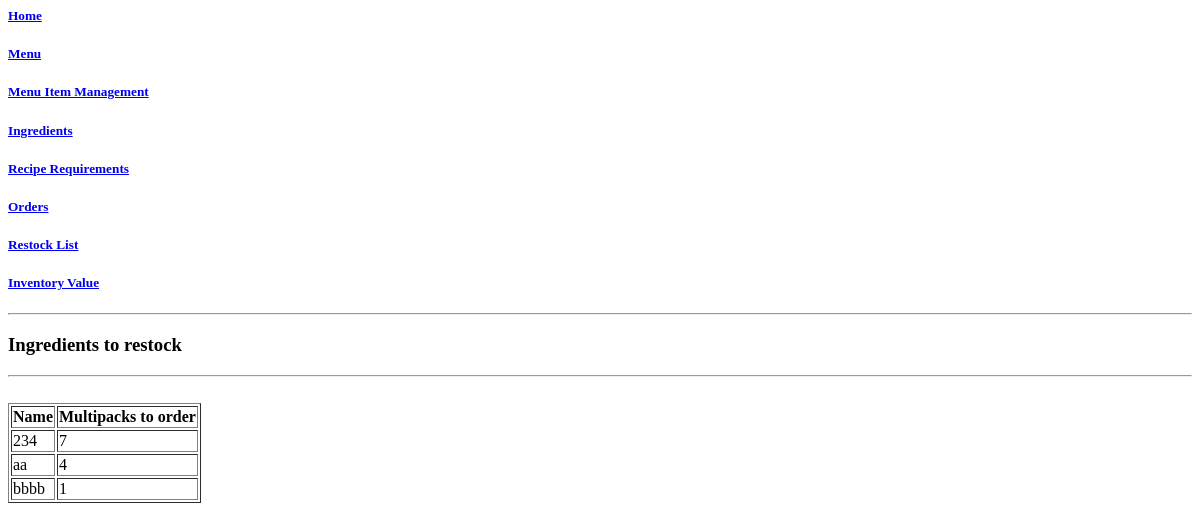
Before: /restock_list with the older database file.
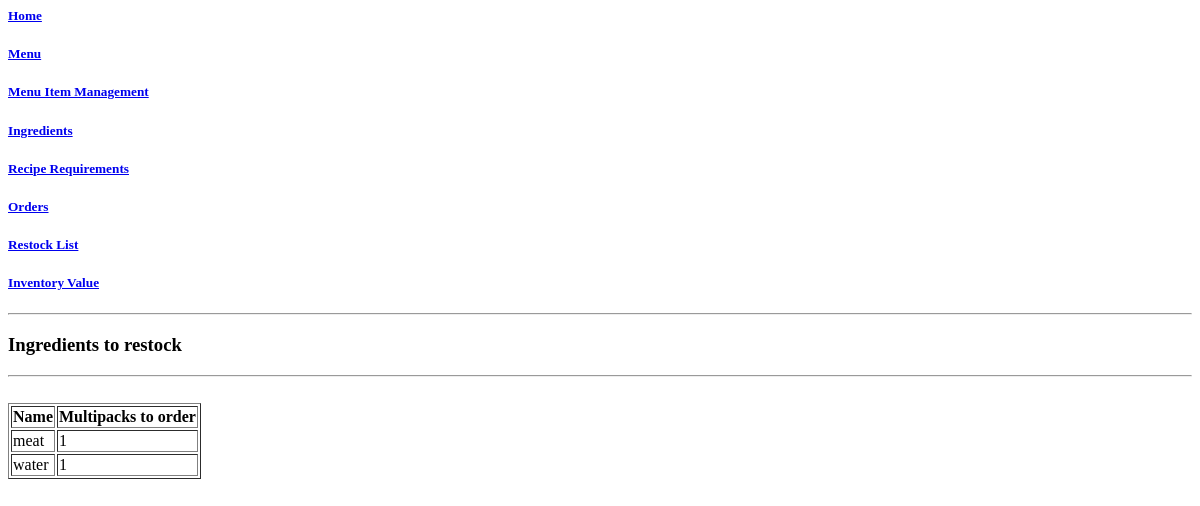
After: the same page with the newer database file.
### crispy_crab/models.py (models this page shows, shortened)
class Ingredients(models.Model):
    PIECE = "PC"
    GRAM = "GR"
    MILLILITRE = "ML"
    INGREDIENT_UNIT_CHOICES = [
        (PIECE, "pcs."),
        (GRAM, "gr."),
        (MILLILITRE, "ml")
    ]
    ing_name = models.CharField(max_length=25, unique=True)
    ing_quantity = models.IntegerField(default=0)
    multi_pack_quantity = models.IntegerField(default=1)
    unit = models.CharField(max_length=2, choices=INGREDIENT_UNIT_CHOICES, default=PIECE)
    multi_pack_price = models.DecimalField(max_digits=8, decimal_places=2)
    minimal_quantity = models.IntegerField(default=0)
    class Meta:
        ordering = ['ing_name']
    def ordering_qty(self):
        shortage = self.minimal_quantity - self.ing_quantity
        multipacks = ceil(shortage / self.multi_pack_quantity)
        x = int(multipacks)
        return x

### crispy_crab/views.py (the view)
# urls.py: path('restock_list', views.RestockList.as_view(), name='restocklist'),
class RestockList(TemplateView):
    template_name = "crispy_crab/restock_list.html"
    def get_context_data(self, **kwargs):
        context = super().get_context_data(**kwargs)
        context["ingredients"] = [ingredient for ingredient in Ingredients.objects.all() if ingredient.ordering_qty() > 0]
        return context

### crispy_crab/templates/crispy_crab/restock_list.html
{% extends "crispy_crab/base.html" %}
{% block content %}
<hr>
<h3>Ingredients to restock</h3>
<hr>
<br>
<table border = 1 id="ingredients">
  <tr>
    <th>Name</th>
    <th>Multipacks to order</th>
  </tr>
{% for ingredient in ingredients %}
<tr>
  <td>{{ ingredient.ing_name }} </td>
  <td>{{ ingredient.ordering_qty }} </td>
</tr>
{% endfor %}
</table>
{% endblock %}

Changed rows visible on the page:
no longer on this page (row edited): Ingredients: ing_name "234", ordering_qty "7"
changed Ingredients: ing_name "bbbb" → "meat"; moves up the list
changed Ingredients: ing_name "aa" → "water"; ordering_qty "4" → "1"
